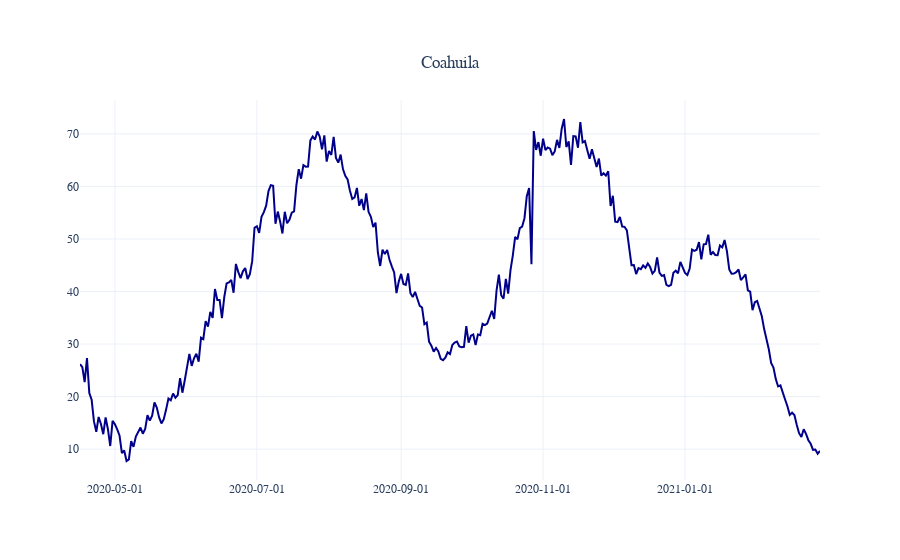

Notebook source saved alongside this figure:
### Code cell
# 5
ESTADO = 'Coahuila'

fig = go.Figure()

fig.add_trace( go.Scatter( x = BU_Estado[ ( BU_Estado['Estado'] == ESTADO ) \
                                         & ( BU_Estado['Date'] > '2020-04-15' ) ]['Date'], 
                          y = BU_Estado[ ( BU_Estado['Estado'] == ESTADO )  \
                                         & ( BU_Estado['Date'] > '2020-04-15' ) ]['% Ocupación'], 
                          name = ESTADO, line_color = 'darkblue' ) )

fig.update_layout( template = 'plotly_white', # "plotly", "plotly_white", "ggplot2", "seaborn", "simple_white", "none"
                  barmode = 'overlay', 
                  title = { 'text': ESTADO,
                           'y':0.9, 'x':0.5, 'xanchor': 'center', 'yanchor': 'top'}, 
                  font_family = 'Calibri Light')

fig.update_xaxes(tickformat = '%Y-%m-%d') # (tickangle = 90, tickformat = '%Y-%m-%d')

fig.show()

### Figure 1 — Plotly figure (JSON) as saved in the notebook; plotly's stock layout.template omitted (floating-point values rounded to 4 significant figures; data arrays with more than 128 entries replaced by an {"elided": "..."} marker saying what was removed)
{"data": [{"line": {"color": "darkblue"}, "name": "Coahuila", "type": "scatter", "x": {"elided": "319 str values"}, "y": {"elided": "319 float values"}}], "layout": {"barmode": "overlay", "font": {"family": "Calibri Light"}, "title": {"text": "Coahuila", "x": 0.5, "xanchor": "center", "y": 0.9, "yanchor": "top"}, "xaxis": {"tickformat": "%Y-%m-%d"}}}
